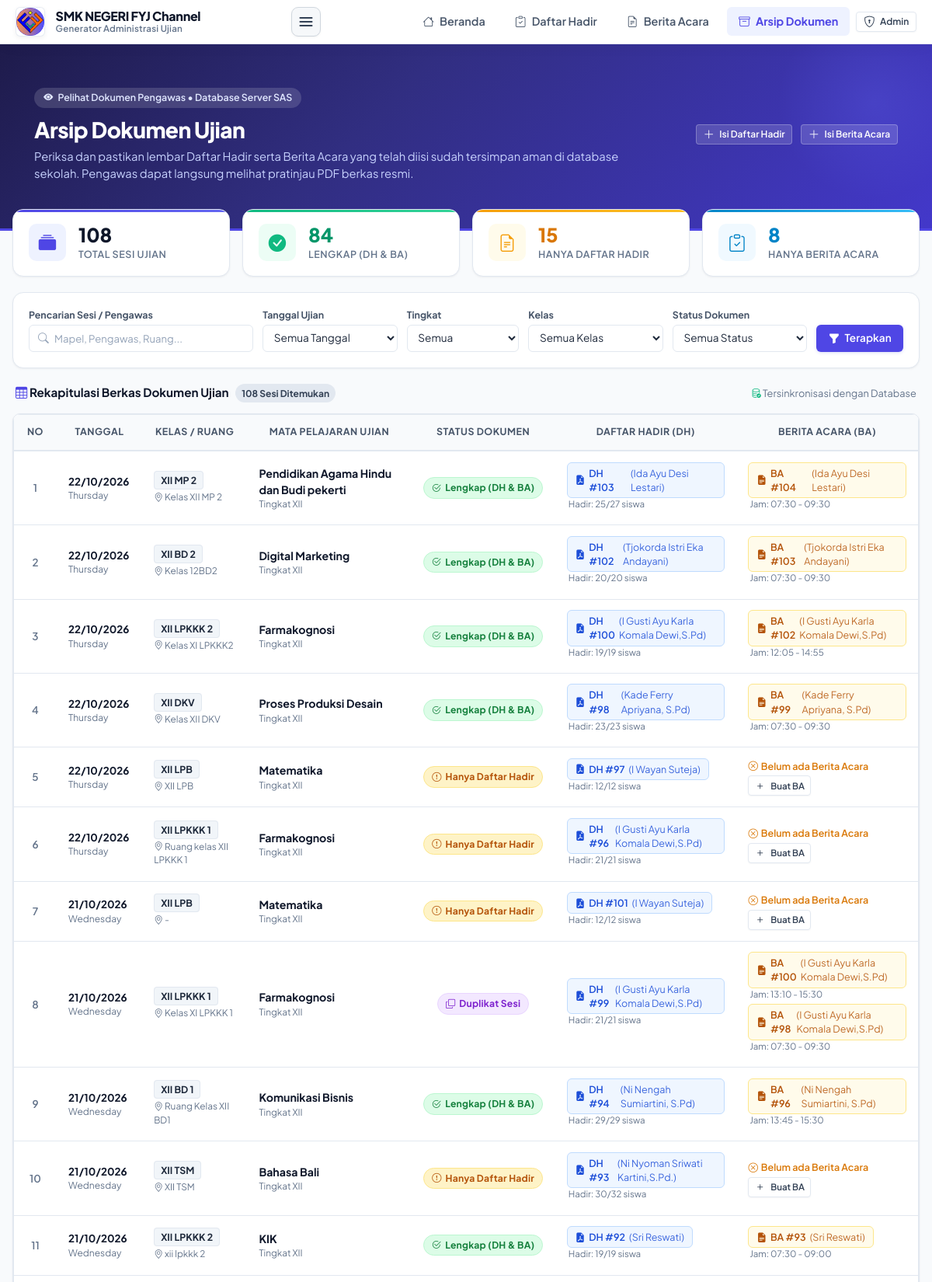
/arsip.php (upper part), run on the app's committed database.
### tables this page shows
CREATE TABLE absensi (
    id INTEGER PRIMARY KEY AUTOINCREMENT,
    nama_ujian VARCHAR(150) NOT NULL,
    tahun_ajaran VARCHAR(20) NOT NULL,
    semester VARCHAR(20) NOT NULL,
    class_id INTEGER NOT NULL,
    nama_kelas VARCHAR(50) NOT NULL,
    tingkat VARCHAR(10) DEFAULT 'XII',
    mata_pelajaran VARCHAR(150) NOT NULL,
    sesi VARCHAR(20) DEFAULT '1',
    ruang VARCHAR(50) DEFAULT '',
    tanggal_ujian DATE NOT NULL,
    jam_mulai VARCHAR(10) NOT NULL,
    jam_selesai VARCHAR(10) NOT NULL,
    peserta_hadir INTEGER DEFAULT 0,
    peserta_dispensasi INTEGER DEFAULT 0,
    peserta_izin INTEGER DEFAULT 0,
    peserta_sakit INTEGER DEFAULT 0,
    peserta_tidak_hadir INTEGER DEFAULT 0,
    total_peserta INTEGER DEFAULT 0,
    nama_pengawas_1 VARCHAR(100) NOT NULL,
    nip_pengawas_1 VARCHAR(50) DEFAULT '',
    nama_pengawas_2 VARCHAR(100) DEFAULT '',
    nip_pengawas_2 VARCHAR(50) DEFAULT '',
    signature_mode VARCHAR(20) DEFAULT 'digital',
    ttd_pengawas_1 TEXT,
    ttd_pengawas_2 TEXT,
    pdf_path VARCHAR(255) DEFAULT '',
    file_size INTEGER DEFAULT 0,
    data_siswa TEXT,
    created_at DATETIME,
    updated_at DATETIME
);

CREATE TABLE berita_acara (
    id INTEGER PRIMARY KEY AUTOINCREMENT,
    template_id INTEGER DEFAULT 1,
    nama_ujian VARCHAR(150) NOT NULL,
    tahun_ajaran VARCHAR(20) NOT NULL,
    semester VARCHAR(20) NOT NULL,
    class_id INTEGER NOT NULL,
    nama_kelas VARCHAR(50) NOT NULL,
    tingkat VARCHAR(10) DEFAULT 'XII',
    mata_pelajaran VARCHAR(150) NOT NULL,
    tanggal_ujian DATE NOT NULL,
    jam_mulai VARCHAR(10) NOT NULL,
    jam_selesai VARCHAR(10) NOT NULL,
    ruang VARCHAR(50) NOT NULL,
    peserta_seharusnya INTEGER DEFAULT 0,
    peserta_hadir INTEGER DEFAULT 0,
    peserta_tidak_hadir INTEGER DEFAULT 0,
    blangko_berita_acara INTEGER DEFAULT 1,
    blangko_daftar_hadir INTEGER DEFAULT 1,
    catatan_pelaksanaan TEXT,
    nama_pengawas_1 VARCHAR(100) NOT NULL,
    nip_pengawas_1 VARCHAR(50) DEFAULT '',
    nama_pengawas_2 VARCHAR(100) DEFAULT '',
    nip_pengawas_2 VARCHAR(50) DEFAULT '',
    signature_mode VARCHAR(20) DEFAULT 'digital',
    ttd_pengawas_1 TEXT,
    ttd_pengawas_2 TEXT,
    foto_dokumentasi TEXT,
    pdf_path VARCHAR(255) DEFAULT '',
    file_size INTEGER DEFAULT 0,
    created_at DATETIME,
    updated_at DATETIME
);

### arsip.php (the view, shortened to what the rows shown need)
<?php
$allDH = dbFetchAll("SELECT * FROM absensi ORDER BY tanggal_ujian DESC, id DESC");
$allBA = dbFetchAll("SELECT * FROM berita_acara ORDER BY tanggal_ujian DESC, id DESC");
$sessions = [];
foreach ($allDH as $dh) {
    $mpClean = strtolower(trim($dh['mata_pelajaran']));
    $key = $dh['tanggal_ujian'] . '||' . $dh['class_id'] . '||' . $mpClean;
    if (!isset($sessions[$key])) {
        $sessions[$key] = [
            'tanggal_ujian' => $dh['tanggal_ujian'],
            'class_id' => $dh['class_id'],
            'nama_kelas' => $dh['nama_kelas'],
            'tingkat' => $dh['tingkat'],
            'mata_pelajaran' => $dh['mata_pelajaran'],
            'ruang' => $dh['ruang'] ?? '',
            'sesi' => $dh['sesi'] ?? '',
            'dh' => [],
            'ba' => []
        ];
    }
    $sessions[$key]['dh'][] = $dh;
}
foreach ($allBA as $ba) {
    $mpClean = strtolower(trim($ba['mata_pelajaran']));
    $key = $ba['tanggal_ujian'] . '||' . $ba['class_id'] . '||' . $mpClean;
    if (!isset($sessions[$key])) {
        $sessions[$key] = [
            'tanggal_ujian' => $ba['tanggal_ujian'],
            'class_id' => $ba['class_id'],
            'nama_kelas' => $ba['nama_kelas'],
            'tingkat' => $ba['tingkat'],
            'mata_pelajaran' => $ba['mata_pelajaran'],
            'ruang' => $ba['ruang'] ?? '',
            'sesi' => '',
            'dh' => [],
            'ba' => []
        ];
    }
    $sessions[$key]['ba'][] = $ba;
}
$filteredSessions = [];
foreach ($sessions as $key => $sess) {
    $filteredSessions[] = $sess;
}
?>
<!DOCTYPE html>
<html lang="id">
<head>
    <link rel="stylesheet" href="/assets/css/app.css">
</head>
<body>
<section class="arsip-header-banner">
    <div class="container" style="max-width: 1240px; position: relative; z-index: 2;">
        <div style="display: flex; align-items: center; justify-content: space-between; flex-wrap: wrap; gap: 1rem;">
            <div>
                <h1 style="color: #ffffff; font-size: 1.75rem; font-weight: 800; margin-bottom: 0.35rem; letter-spacing: -0.02em;">
                    Arsip Dokumen Ujian
                </h1>
            </div>
        </div>
    </div>
</section>
<main class="arsip-container">
    <div class="card table-desktop-wrap" style="border: 1px solid var(--border); box-shadow: var(--shadow-sm); overflow: hidden; margin-bottom: 2rem;">
        <div class="table-responsive">
            <table class="table-arsip">
                <thead>
                    <tr>
                        <th style="width: 44px; text-align: center;">No</th>
                        <th style="min-width: 110px;">Tanggal</th>
                        <th style="min-width: 100px;">Kelas / Ruang</th>
                        <th style="min-width: 200px;">Mata Pelajaran Ujian</th>
                        <th style="min-width: 150px; text-align: center;">Status Dokumen</th>
                        <th style="min-width: 200px;">Daftar Hadir (DH)</th>
                        <th style="min-width: 200px;">Berita Acara (BA)</th>
                    </tr>
                </thead>
                <tbody>
                    <?php if (empty($filteredSessions)): ?>
                        <tr>
                            <td colspan="7" style="text-align: center; color: var(--text-muted); padding: 3rem 1rem;">
                                <div style="font-size: 2.25rem; margin-bottom: 0.5rem;">🔍</div>
                                <div style="font-weight: 700; color: var(--text-heading); font-size: 1.05rem;">Tidak Ada Dokumen yang Cocok</div>
                                <div style="font-size: 0.85rem; color: var(--text-muted); margin-top: 4px;">
                                    Silakan ubah kata kunci atau bersihkan filter untuk menampilkan data lainnya.
                                </div>
                                <div style="margin-top: 1rem;">
                                    <a href="/arsip.php" class="btn btn-secondary btn-sm"><i class="bi bi-arrow-counterclockwise"></i> Tampilkan Semua Sesi</a>
                                </div>
                            </td>
                        </tr>
                    <?php else: ?>
                        <?php foreach ($filteredSessions as $idx => $s): ?>
                            <tr>
                                <td style="text-align: center; color: var(--text-muted); font-weight: 600;"><?= $idx + 1 ?></td>
                                <td>
                                    <div style="font-weight: 700; color: var(--text-heading);">
                                        <?= date('d/m/Y', strtotime($s['tanggal_ujian'])) ?>
                                    </div>
                                    <div style="font-size: 0.75rem; color: var(--text-muted);">
                                        <?= date('l', strtotime($s['tanggal_ujian'])) ?>
                                    </div>
                                </td>
                                <td>
                                    <span class="badge-kelas"><?= htmlspecialchars($s['nama_kelas']) ?></span>
                                    <?php if (!empty($s['ruang'])): ?>
                                        <div style="font-size: 0.74rem; color: var(--text-muted); margin-top: 3px;">
                                            <i class="bi bi-geo-alt"></i> <?= htmlspecialchars($s['ruang']) ?>
                                        </div>
                                    <?php endif; ?>
                                </td>
                                <td>
                                    <div style="font-weight: 700; color: var(--text-heading); font-size: 0.885rem;">
                                        <?= htmlspecialchars($s['mata_pelajaran']) ?>
                                    </div>
                                    <div style="font-size: 0.74rem; color: var(--text-muted);">
                                        Tingkat <?= htmlspecialchars($s['tingkat']) ?>
                                    </div>
                                </td>
                                <td style="text-align: center;">
                                    <?php if ($s['status'] === 'complete'): ?>
                                        <span class="status-badge status-complete">
                                            <i class="bi bi-check2-circle"></i> Lengkap (DH & BA)
                                        </span>
                                    <?php elseif ($s['status'] === 'missing_ba'): ?>
                                        <span class="status-badge status-missing-ba">
                                            <i class="bi bi-exclamation-circle"></i> Hanya Daftar Hadir
                                        </span>
                                    <?php elseif ($s['status'] === 'missing_dh'): ?>
                                        <span class="status-badge status-missing-dh">
                                            <i class="bi bi-info-circle"></i> Hanya Berita Acara
                                        </span>
                                    <?php elseif ($s['status'] === 'duplicate'): ?>
                                        <span class="status-badge status-duplicate">
                                            <i class="bi bi-copy"></i> Duplikat Sesi
                                        </span>
                                    <?php endif; ?>
                                </td>
                                <td>
                                    <?php if (!empty($s['dh'])): ?>
                                        <?php foreach ($s['dh'] as $d): ?>
                                            <div style="margin-bottom: 4px;">
                                                <a href="/arsip.php?action=view&type=absensi&id=<?= $d['id'] ?>" target="_blank" class="btn-view-doc btn-view-dh" title="Klik untuk Pratinjau PDF Daftar Hadir #<?= $d['id'] ?>">
                                                    <i class="bi bi-file-earmark-pdf-fill"></i>
                                                    <span>DH #<?= $d['id'] ?></span>
                                                    <span style="font-weight: normal; opacity: 0.85;">(<?= htmlspecialchars($d['nama_pengawas_1']) ?>)</span>
                                                </a>
                                                <div style="font-size: 0.72rem; color: #64748b; margin-left: 2px;">
                                                    Hadir: <?= $d['peserta_hadir'] ?>/<?= $d['total_peserta'] ?> siswa
                                                </div>
                                            </div>
                                        <?php endforeach; ?>
                                    <?php endif; ?>
                                </td>
                                <td>
                                    <?php if (!empty($s['ba'])): ?>
                                        <?php foreach ($s['ba'] as $b): ?>
                                            <div style="margin-bottom: 4px;">
                                                <a href="/arsip.php?action=view&type=berita_acara&id=<?= $b['id'] ?>" target="_blank" class="btn-view-doc btn-view-ba" title="Klik untuk Pratinjau PDF Berita Acara #<?= $b['id'] ?>">
                                                    <i class="bi bi-file-earmark-text-fill"></i>
                                                    <span>BA #<?= $b['id'] ?></span>
                                                    <span style="font-weight: normal; opacity: 0.85;">(<?= htmlspecialchars($b['nama_pengawas_1']) ?>)</span>
                                                </a>
                                                <div style="font-size: 0.72rem; color: #64748b; margin-left: 2px;">
                                                    Jam: <?= htmlspecialchars($b['jam_mulai']) ?> - <?= htmlspecialchars($b['jam_selesai']) ?>
                                                </div>
                                            </div>
                                        <?php endforeach; ?>
                                    <?php else: ?>
                                        <div style="color: #d97706; font-size: 0.78rem; font-weight: 600; display: inline-flex; align-items: center; gap: 4px;">
                                            <i class="bi bi-x-circle"></i> Belum ada Berita Acara
                                        </div>
                                        <div style="margin-top: 3px;">
                                            <a href="/berita-acara.php" target="_blank" class="btn btn-secondary btn-sm" style="font-size: 0.72rem; padding: 2px 7px;">
                                                <i class="bi bi-plus"></i> Buat BA
                                            </a>
                                        </div>
                                    <?php endif; ?>
                                </td>
                            </tr>
                        <?php endforeach; ?>
                    <?php endif; ?>
                </tbody>
            </table>
        </div>
    </div>
</main>
</body>
</html>

### data on the page
absensi: tanggal_ujian "22/10/2026", tanggal_ujian "Thursday", nama_kelas "XII MP 2", ruang "Kelas XII MP 2", mata_pelajaran "Pendidikan Agama Hindu dan Budi pekerti", tingkat "XII", shows "Lengkap (DH & BA)", id "103", nama_pengawas_1 "Ida Ayu Desi Lestari", peserta_hadir "25", total_peserta "27"
berita_acara: id "104", nama_pengawas_1 "Ida Ayu Desi Lestari", jam_mulai "07:30", jam_selesai "09:30"
absensi: tanggal_ujian "22/10/2026", tanggal_ujian "Thursday", nama_kelas "XII BD 2", ruang "Kelas 12BD2", mata_pelajaran "Digital Marketing", tingkat "XII", shows "Lengkap (DH & BA)", id "102", nama_pengawas_1 "Tjokorda Istri Eka Andayani", peserta_hadir "20", total_peserta "20"
berita_acara: id "103", nama_pengawas_1 "Tjokorda Istri Eka Andayani", jam_mulai "07:30", jam_selesai "09:30"
absensi: tanggal_ujian "22/10/2026", tanggal_ujian "Thursday", nama_kelas "XII LPKKK 2", ruang "Kelas XI LPKKK2", mata_pelajaran "Farmakognosi", tingkat "XII", shows "Lengkap (DH & BA)", id "100", nama_pengawas_1 "I Gusti Ayu Karla Komala Dewi,S.Pd", peserta_hadir "19", total_peserta "19"
berita_acara: id "102", nama_pengawas_1 "I Gusti Ayu Karla Komala Dewi,S.Pd", jam_mulai "12:05", jam_selesai "14:55"
absensi: tanggal_ujian "22/10/2026", tanggal_ujian "Thursday", nama_kelas "XII DKV", ruang "Kelas XII DKV", mata_pelajaran "Proses Produksi Desain", tingkat "XII", shows "Lengkap (DH & BA)", id "98", nama_pengawas_1 "Kade Ferry Apriyana, S.Pd", peserta_hadir "23", total_peserta "23"
berita_acara: id "99", nama_pengawas_1 "Kade Ferry Apriyana, S.Pd", jam_mulai "07:30", jam_selesai "09:30"
absensi: tanggal_ujian "22/10/2026", tanggal_ujian "Thursday", nama_kelas "XII LPB", ruang "XII LPB", mata_pelajaran "Matematika", tingkat "XII", shows "Hanya Daftar Hadir", id "97", nama_pengawas_1 "I Wayan Suteja", peserta_hadir "12", total_peserta "12", shows "Belum ada Berita Acara"
absensi: tanggal_ujian "22/10/2026", tanggal_ujian "Thursday", nama_kelas "XII LPKKK 1", ruang "Ruang kelas XII LPKKK 1", mata_pelajaran "Farmakognosi", tingkat "XII", shows "Hanya Daftar Hadir", id "96", nama_pengawas_1 "I Gusti Ayu Karla Komala Dewi,S.Pd", peserta_hadir "21", total_peserta "21", shows "Belum ada Berita Acara"
absensi: tanggal_ujian "21/10/2026", tanggal_ujian "Wednesday", nama_kelas "XII LPB", ruang "-", mata_pelajaran "Matematika", tingkat "XII", shows "Hanya Daftar Hadir", id "101", nama_pengawas_1 "I Wayan Suteja", peserta_hadir "12", total_peserta "12", shows "Belum ada Berita Acara"
absensi: tanggal_ujian "21/10/2026", tanggal_ujian "Wednesday", nama_kelas "XII LPKKK 1", ruang "Kelas XI LPKKK 1", mata_pelajaran "Farmakognosi", tingkat "XII", shows "Duplikat Sesi", id "99", nama_pengawas_1 "I Gusti Ayu Karla Komala Dewi,S.Pd", peserta_hadir "21", total_peserta "21"
berita_acara: id "100", nama_pengawas_1 "I Gusti Ayu Karla Komala Dewi,S.Pd", jam_mulai "13:10", jam_selesai "15:30"
berita_acara: id "98", nama_pengawas_1 "I Gusti Ayu Karla Komala Dewi,S.Pd", jam_mulai "07:30", jam_selesai "09:30"
absensi: tanggal_ujian "21/10/2026", tanggal_ujian "Wednesday", nama_kelas "XII BD 1", ruang "Ruang Kelas XII BD1", mata_pelajaran "Komunikasi Bisnis", tingkat "XII", shows "Lengkap (DH & BA)", id "94", nama_pengawas_1 "Ni Nengah Sumiartini, S.Pd", peserta_hadir "29", total_peserta "29"
berita_acara: id "96", nama_pengawas_1 "Ni Nengah Sumiartini, S.Pd", jam_mulai "13:45", jam_selesai "15:30"
absensi: tanggal_ujian "21/10/2026", tanggal_ujian "Wednesday", nama_kelas "XII TSM", ruang "XII TSM", mata_pelajaran "Bahasa Bali", tingkat "XII", shows "Hanya Daftar Hadir", id "93", nama_pengawas_1 "Ni Nyoman Sriwati Kartini,S.Pd.", peserta_hadir "30", total_peserta "32", shows "Belum ada Berita Acara"
absensi: tanggal_ujian "21/10/2026", tanggal_ujian "Wednesday", nama_kelas "XII LPKKK 2", ruang "xii lpkkk 2", mata_pelajaran "KIK", tingkat "XII", shows "Lengkap (DH & BA)", id "92", nama_pengawas_1 "Sri Reswati", peserta_hadir "19", total_peserta "19"
berita_acara: id "93", nama_pengawas_1 "Sri Reswati", jam_mulai "07:30", jam_selesai "09:00"

### other printed values
$namaSekolah "SMK NEGERI FYJ Channel"
$totalSessions "108"
$countComplete "84"
$countMissingBA "15"
$countMissingDH "8"
count($filteredSessions) "108"
